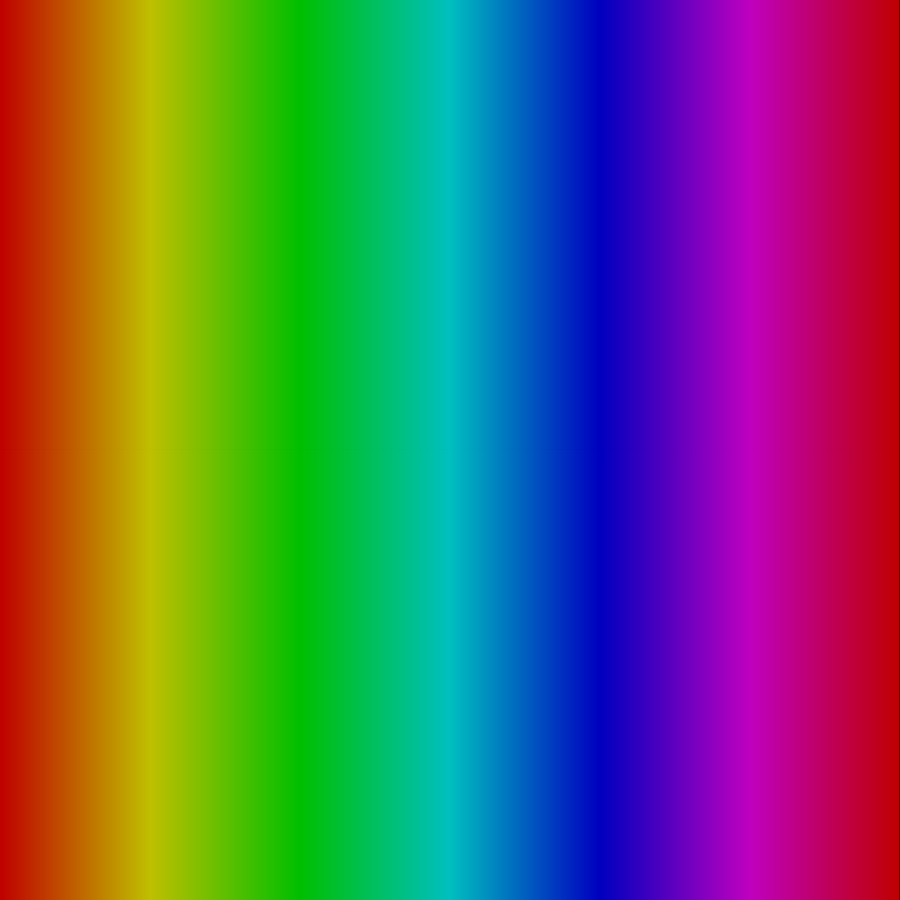
Frame 1 (no input)
Frame 60 (no input): identical to frame 1, image omitted
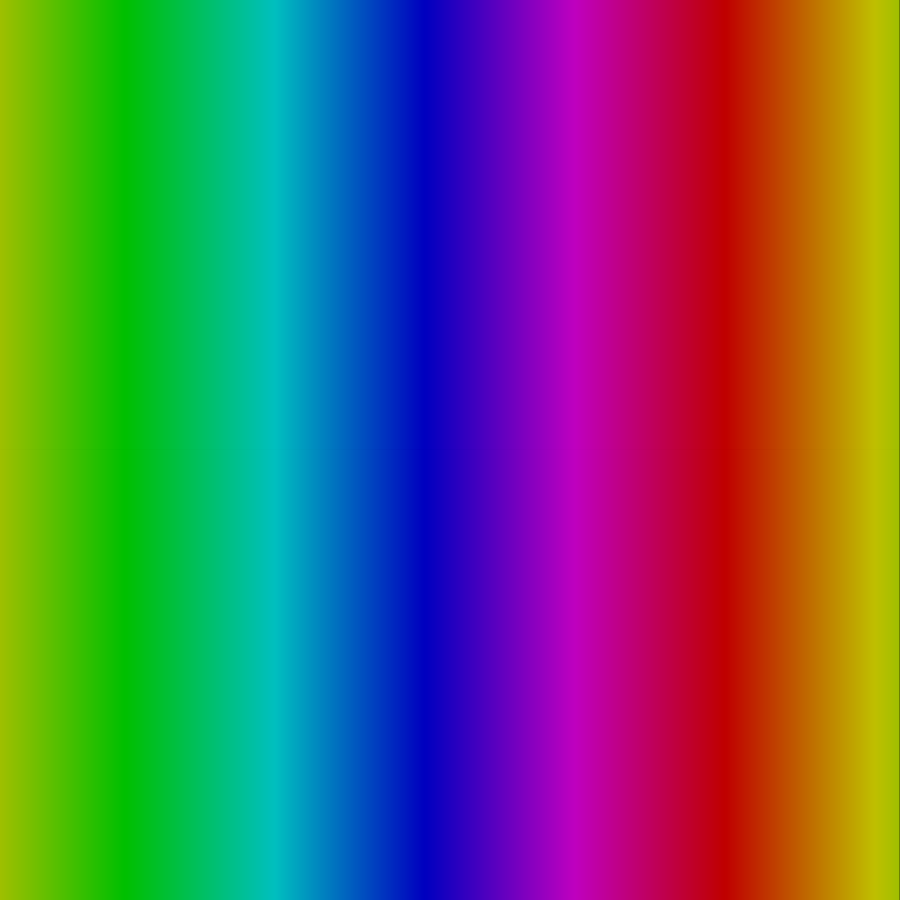
Frame 120 (the mouse pressed at the canvas centre since frame 60)

The p5.js sketch that drew these frames (run headless with seeded random() and noise() and a simulated clock; from frame 60 on, the mouse is pressed at the canvas centre):

// p5.js sketch
// ── sketch.js
let speed = 5;
let colorIncrementer = 0;

function setup(){
    createCanvas(900, 900);
    colorMode(HSL);
    strokeWeight(1);
}

function draw(){
    background(0);
    drawLines();

    speed = map(mouseX, 0, width, 0, 100);

    colorIncrementer = (colorIncrementer + speed) % 360;
}

function drawLines(){
    for (let i = 0; i < width; i++) {
        let colorVar = (map(i, 0, width, 0, 360) + colorIncrementer) % 360;
        stroke(colorVar, 100 , 50, 1);
        line(i, 0, i, height);
    }
}
